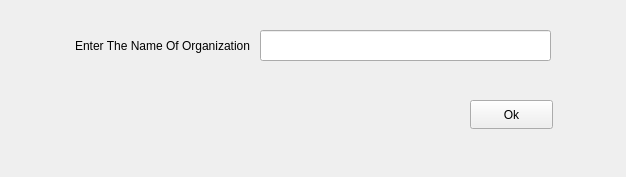
<?xml version="1.0" encoding="UTF-8"?>
<ui version="4.0">
 <class>inOrg</class>
 <widget class="QWidget" name="inOrg">
  <property name="geometry">
   <rect>
    <x>0</x>
    <y>0</y>
    <width>626</width>
    <height>177</height>
   </rect>
  </property>
  <property name="windowTitle">
   <string>Form</string>
  </property>
  <widget class="QLineEdit" name="lineEdit_nameorg">
   <property name="geometry">
    <rect>
     <x>260</x>
     <y>30</y>
     <width>291</width>
     <height>31</height>
    </rect>
   </property>
  </widget>
  <widget class="QLabel" name="label">
   <property name="geometry">
    <rect>
     <x>75</x>
     <y>20</y>
     <width>231</width>
     <height>51</height>
    </rect>
   </property>
   <property name="styleSheet">
    <string notr="true">font: 700 9pt &quot;Segoe UI&quot;;</string>
   </property>
   <property name="text">
    <string>Enter The Name Of Organization</string>
   </property>
  </widget>
  <widget class="QPushButton" name="pushButton_ok">
   <property name="geometry">
    <rect>
     <x>470</x>
     <y>100</y>
     <width>83</width>
     <height>29</height>
    </rect>
   </property>
   <property name="text">
    <string>Ok</string>
   </property>
  </widget>
 </widget>
 <resources/>
 <connections/>
</ui>
